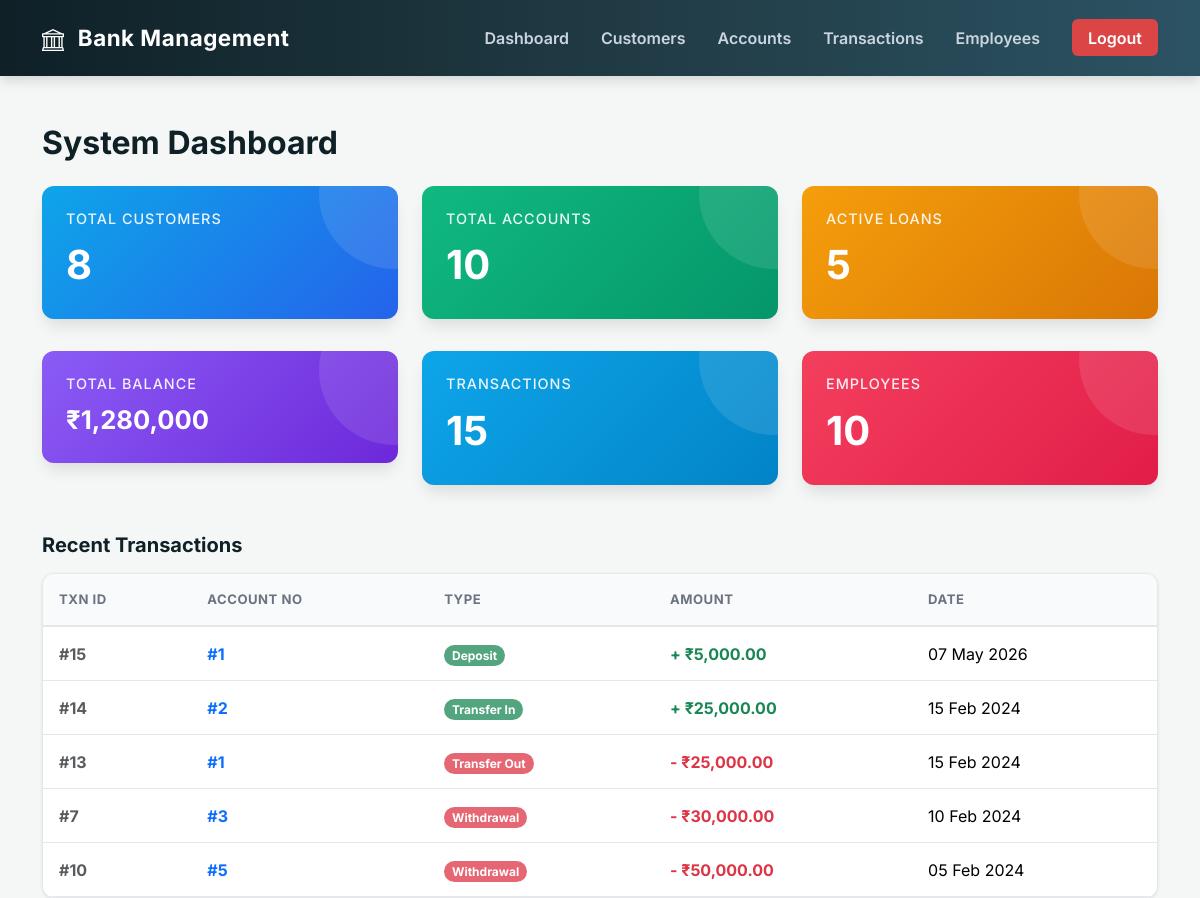
Page /dashboard.php (signed in) on the committed database.
### tables this page shows
CREATE TABLE TRANSACTION_LOG (
    Transaction_ID  INT            PRIMARY KEY AUTO_INCREMENT,
    Account_No      INT            NOT NULL,
    Txn_Date        DATETIME       NOT NULL DEFAULT CURRENT_TIMESTAMP,
    Amount          DECIMAL(15,2)  NOT NULL,
    Txn_Type        ENUM('Deposit','Withdrawal','Transfer In','Transfer Out') NOT NULL,
    Description     VARCHAR(255),
    Balance_After   DECIMAL(15,2)  NOT NULL,
    CONSTRAINT fk_txn_acc FOREIGN KEY (Account_No) REFERENCES ACCOUNT(Account_No) ON DELETE RESTRICT,
    CONSTRAINT chk_amount CHECK (Amount > 0)
);

### dashboard.php (the view, shortened to what this page needs)
<?php
include("db.php");
?>
<?php include("navbar.php"); ?>
<div class="container mt-5">
    <h2 class="mb-4" style="font-weight: 700; color: var(--primary-dark);">System Dashboard</h2>
    <div class="row g-4">
        <div class="col-md-4">
            <div class="stat-card stat-primary">
                <h4>Total Customers</h4>
                <div class="value">
                    <?php
                    $q = $conn->query("SELECT COUNT(*) as total FROM CUSTOMER");
                    echo $q->fetch_assoc()['total'];
                    ?>
                </div>
            </div>
        </div>
        <div class="col-md-4">
            <div class="stat-card stat-success">
                <h4>Total Accounts</h4>
                <div class="value">
                    <?php
                    $q = $conn->query("SELECT COUNT(*) as total FROM ACCOUNT");
                    echo $q->fetch_assoc()['total'];
                    ?>
                </div>
            </div>
        </div>
        <div class="col-md-4">
            <div class="stat-card stat-warning">
                <h4>Active Loans</h4>
                <div class="value">
                    <?php
                    $q = $conn->query("SELECT COUNT(*) as total FROM LOAN WHERE Status='Approved'");
                    echo $q->fetch_assoc()['total'];
                    ?>
                </div>
            </div>
        </div>
    </div>
    <div class="row g-4 mt-2">
        <div class="col-md-4">
            <div class="stat-card" style="background: linear-gradient(135deg,#8b5cf6,#6d28d9);">
                <h4>Total Balance</h4>
                <div class="value" style="font-size:1.6rem;">
                    <?php
                    $q = $conn->query("SELECT SUM(Balance) as total FROM ACCOUNT WHERE Status='Active'");
                    $val = $q->fetch_assoc()['total'];
                    echo "₹" . number_format($val, 0);
                    ?>
                </div>
            </div>
        </div>
        <div class="col-md-4">
            <div class="stat-card" style="background: linear-gradient(135deg,#0ea5e9,#0284c7);">
                <h4>Transactions</h4>
                <div class="value">
                    <?php
                    $q = $conn->query("SELECT COUNT(*) as total FROM TRANSACTION_LOG");
                    echo $q->fetch_assoc()['total'];
                    ?>
                </div>
            </div>
        </div>
        <div class="col-md-4">
            <div class="stat-card" style="background: linear-gradient(135deg,#f43f5e,#e11d48);">
                <h4>Employees</h4>
                <div class="value">
                    <?php
                    $q = $conn->query("SELECT COUNT(*) as total FROM EMPLOYEE");
                    echo $q->fetch_assoc()['total'];
                    ?>
                </div>
            </div>
        </div>
    </div>
    <div class="mt-5">
        <h5 class="mb-3" style="font-weight:700; color:var(--primary-dark);">Recent Transactions</h5>
        <div class="bank-table-wrapper">
            <table class="table bank-table table-hover table-borderless">
                <thead>
                    <tr>
                        <th>Txn ID</th>
                        <th>Account No</th>
                        <th>Type</th>
                        <th>Amount</th>
                        <th>Date</th>
                    </tr>
                </thead>
                <tbody>
                <?php
                $result = $conn->query("SELECT * FROM TRANSACTION_LOG ORDER BY Txn_Date DESC LIMIT 5");
                while ($row = $result->fetch_assoc()) {
                    $isCredit = in_array($row['Txn_Type'], ['Deposit', 'Transfer In']);
                    $amtClass = $isCredit ? 'text-success' : 'text-danger';
                    $sign     = $isCredit ? '+' : '-';
                    $badge    = $isCredit ? 'bg-success' : 'bg-danger';
                    echo "<tr>";
                    echo "<td><strong class='text-muted'>#" . $row['Transaction_ID'] . "</strong></td>";
                    echo "<td><strong class='text-primary'>#" . $row['Account_No'] . "</strong></td>";
                    echo "<td><span class='badge rounded-pill $badge bg-opacity-75'>" . $row['Txn_Type'] . "</span></td>";
                    echo "<td><span class='fw-bold $amtClass'>$sign ₹" . number_format($row['Amount'], 2) . "</span></td>";
                    echo "<td>" . date('d M Y', strtotime($row['Txn_Date'])) . "</td>";
                    echo "</tr>";
                }
                ?>
                </tbody>
            </table>
        </div>
    </div>
</div>
</body>
</html>

### style.css (style rules this page uses)
:root { --primary-dark: #0f2027; --primary: #203a43; --accent: #2c5364; --bg-color: #f4f7f6; --card-bg: #ffffff; --text-main: #333333; --text-muted: #6b7280; --border-color: #e5e7eb; --danger: #ef4444; }
body { font-family: 'Inter', sans-serif; background-color: var(--bg-color); color: var(--text-main); }
.stat-card { border-radius: 12px; padding: 1.5rem; color: white; box-shadow: 0 10px 15px -3px rgba(0,0,0,0.1); position: relative; overflow: hidden; }
.stat-card::after { content: ''; position: absolute; top: -50%; right: -20%; width: 150px; height: 150px; background: rgba(255,255,255,0.1); border-radius: 50%; }
.stat-primary { background: linear-gradient(135deg, #0ea5e9, #2563eb); }
.stat-success { background: linear-gradient(135deg, #10b981, #059669); }
.stat-warning { background: linear-gradient(135deg, #f59e0b, #d97706); }
.stat-card h4 { font-size: 0.9rem; text-transform: uppercase; letter-spacing: 1px; opacity: 0.9; margin-bottom: 0.5rem; }
.stat-card .value { font-size: 2.5rem; font-weight: 700; }
.bank-table-wrapper { background: white; border-radius: 12px; overflow: hidden; box-shadow: 0 1px 3px rgba(0,0,0,0.1); border: 1px solid var(--border-color); }
.table.bank-table { margin-bottom: 0; }
.bank-table thead th { background-color: #f8fafc; color: var(--text-muted); font-size: 0.82rem; text-transform: uppercase; letter-spacing: 0.5px; border-bottom: 2px solid var(--border-color); padding: 1rem; }
.bank-table tbody td { padding: 0.9rem 1rem; vertical-align: middle; border-bottom: 1px solid var(--border-color); }

### rows in the picture
transaction_log: Transaction_ID "15", Account_No "1", Txn_Type "Deposit", Txn_Type "+", Amount "5,000.00", Txn_Date "07 May 2026"
transaction_log: Transaction_ID "14", Account_No "2", Txn_Type "Transfer In", Txn_Type "+", Amount "25,000.00", Txn_Date "15 Feb 2024"
transaction_log: Transaction_ID "13", Account_No "1", Txn_Type "Transfer Out", Txn_Type "-", Amount "25,000.00", Txn_Date "15 Feb 2024"
transaction_log: Transaction_ID "7", Account_No "3", Txn_Type "Withdrawal", Txn_Type "-", Amount "30,000.00", Txn_Date "10 Feb 2024"
transaction_log: Transaction_ID "10", Account_No "5", Txn_Type "Withdrawal", Txn_Type "-", Amount "50,000.00", Txn_Date "05 Feb 2024"

### other values in the picture
$q->fetch_assoc()['total'] "8"
$q->fetch_assoc()['total'] "10"
$q->fetch_assoc()['total'] "5"
$val "1,280,000"
$q->fetch_assoc()['total'] "15"
